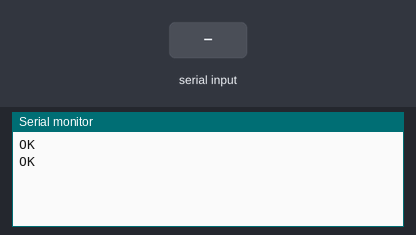
Bench run of a sketch on a simulated Arduino Uno, built with avr-gcc and run on an emulated ATmega328P. Parts: the last lines printed to the serial monitor. The inputs (shaded band) are chosen by the test bench. The modem accepts every AT command (registered, SIM ready, sends succeed) and sends nothing else.

Above: at 1.2 s.
1.3 s: "1" received over the second serial link
At 2.5 s:
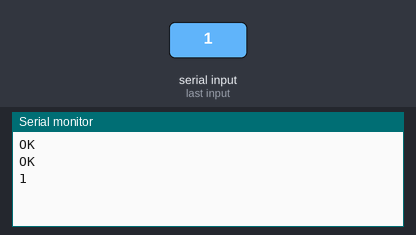
2.8 s: "0" received over the second serial link
At 3.6 s:
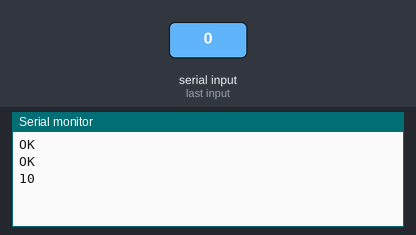

Measured:
- after the input at 1.3 s, the serial monitor: prints a new line at once (image 1)
- after the input at 2.8 s, the serial monitor: prints a new line at once (image 2)

The sketch:

setBaud.ino
```cpp
#include <SoftwareSerial.h>

SoftwareSerial blueSerial(12,13);

void setup(){
  blueSerial.begin(9600);
  Serial.begin(9600);
  blueSerial.write("AT+BAUD4\r\n");
  blueSerial.write("AT+UART=9600,0,0\r\n");
}

void loop(){
  while (blueSerial.available()){
    Serial.write(blueSerial.read());
  }
  while (Serial.available()){
    blueSerial.write(Serial.read());
  }
}
```
